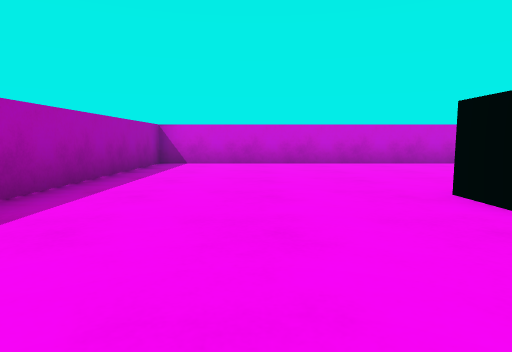
view 1 (above)

16 first-person views from a walk through a Unity game level. The camera is 0.58 m above the floor, tilts 6° down and sees 75° across. The floor is counted in squares, 1 m on a side. Each view is taken from the middle of a square. On the plan, view 1 faces up. The plan holds only what a view shows up to about 9 squares ahead; the rest is blank. The player character is not drawn. Surface patterns are stand-ins for the level's own textures.

view 2
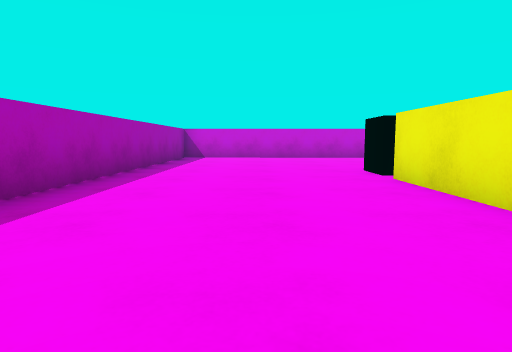

view 3
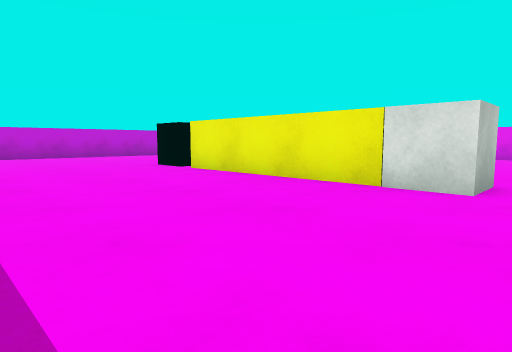

view 4
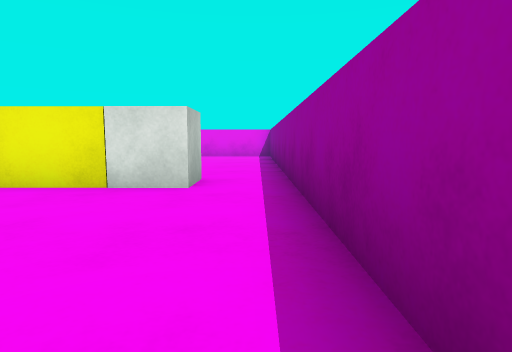

view 5
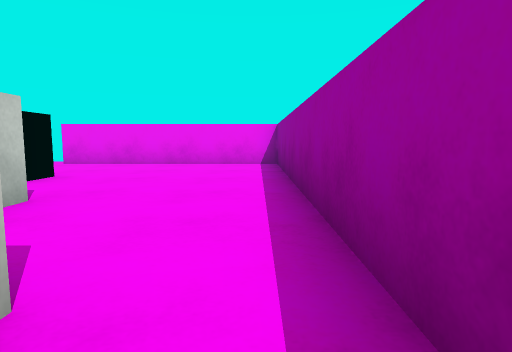

view 6
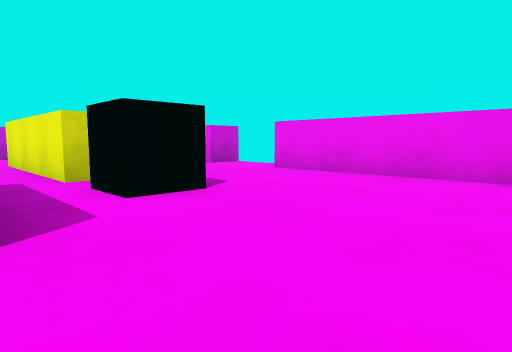

view 7
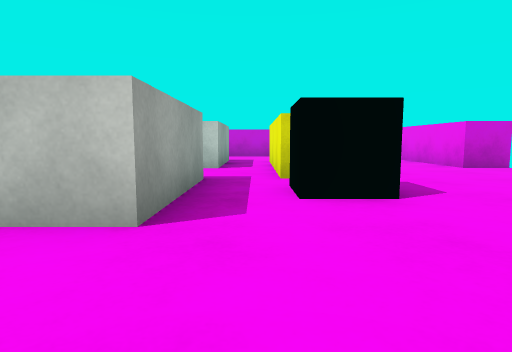

view 8
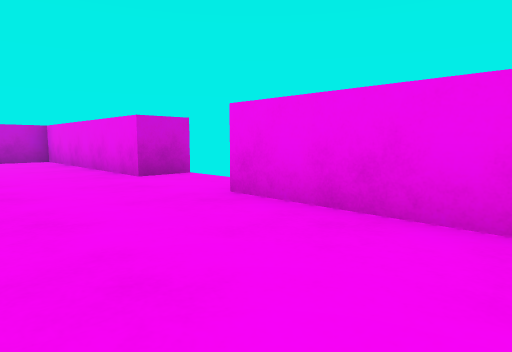

view 9
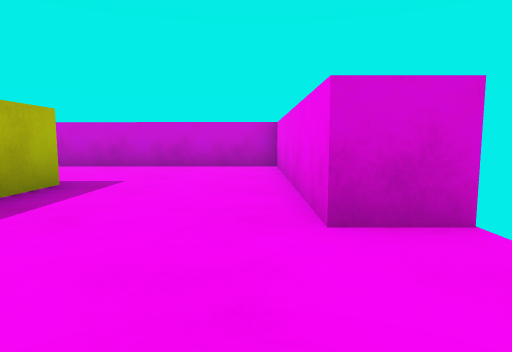

view 10
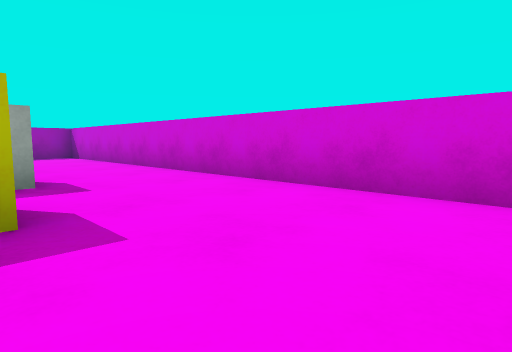

view 11
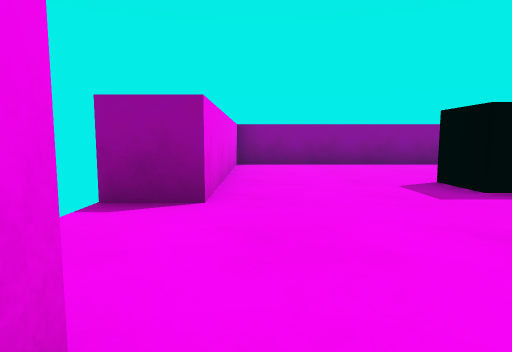

view 12
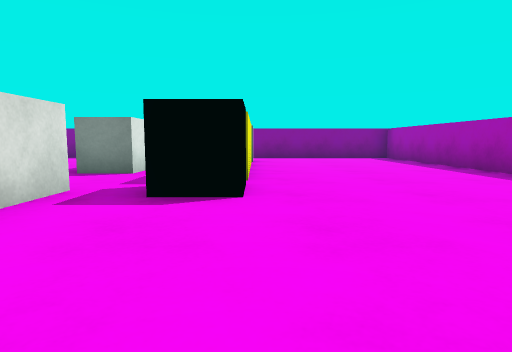

view 13
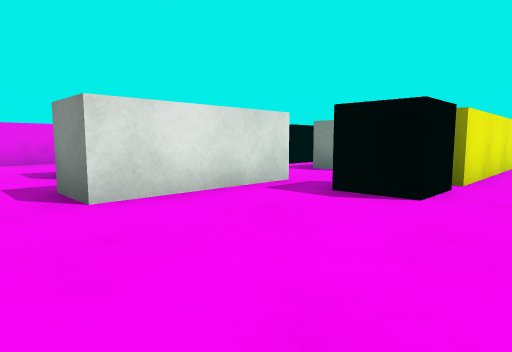

view 14
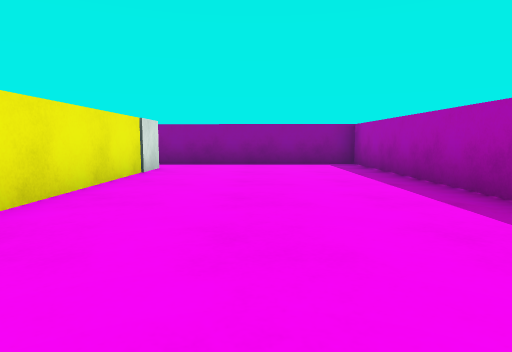

view 15
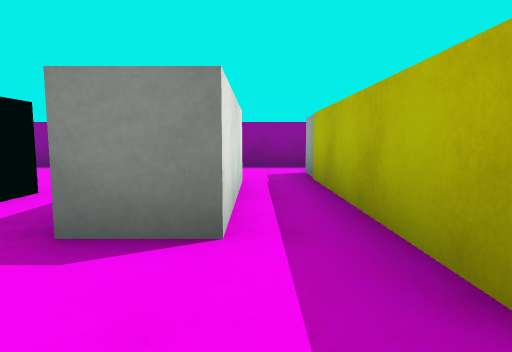

view 16
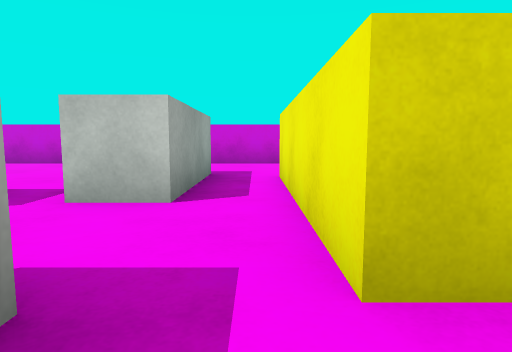

### Floor plan
Points are (right, up) in squares from view 1. A wall is a line through its corners. A room is listed if a view was taken in it or the views show most of it. See-through windows are left out.
Room 1 (views 1, 2, 3, 4, 12, 13, 14)
walls: (4.2, 3.2) (4.2, 6); (2.1, -2.2) (2.1, 2.1); (3.5, 8.6) (-2.5, 8.6) (-2.5, -4.5) (0.5, -4.5)
ways out: opening at (1.5, -3.5) to room 2; opening at (4.5, 7.5) to room 2; opening at (4.5, 3) to room 3
objects: black cube (2, 3) to (3, 3)
Room 2 (views 5, 6, 7, 8, 9, 10, 11, 16)
walls: (7, 1.2) (6.4, 1.2); (5.2, 1.1) (5.2, -1.8) (4.2, -1.8) (4.2, 1.1); (6.4, 3.6) (6.4, 5.5); (11.5, 3.2) (10.5, 3.2) (10.5, 8.6) (3.5, 8.6); (7.4, 5.5) (7.4, 4.4); (3.1, 2) (3.1, -2.2); (4.2, 6) (5.2, 6) (5.2, 3.2); (0.5, -4.5) (10.5, -4.5) (10.5, 0.9) (11.5, 0.9)
ways out: opening at (1.5, -3.5) to room 1; opening at (4.5, 7.5) to room 1; opening at (6, 1) to room 3; opening at (6, 4.5) to room 3; gap at (7, 1)
objects: white cube (2, -3) to (3, -3); black cube (7, 0)
Room 3 (view 15)
walls: (5.2, 3.2) (4.2, 3.2); (4.2, 1.1) (5.2, 1.1); (6.4, 1.2) (6.4, 3.6)
ways out: opening at (4.5, 3) to room 1; opening at (6, 1) to room 2; opening at (6, 4.5) to room 2

Where each view was taken, in squares from view 1:
view 1: 0 up, 0 right, facing up
view 2: 3 down, 0 right, facing up
view 3: 4 down, 2 left, facing up-right
view 4: 4 down, 2 left, facing right
view 5: 4 down, 2 right, facing right
view 6: 4 down, 5 right, facing up-right
view 7: 4 down, 6 right, facing up
view 8: 2 down, 8 right, facing up-right
view 9: 1 up, 10 right, facing up
view 10: 5 up, 10 right, facing up-left
view 11: 4 up, 10 right, facing down
view 12: 7 up, 2 right, facing down
view 13: 7 up, 1 right, facing down-right
view 14: 4 up, 0 right, facing down
view 15: 3 up, 4 right, facing down
view 16: 0 up, 6 right, facing up
